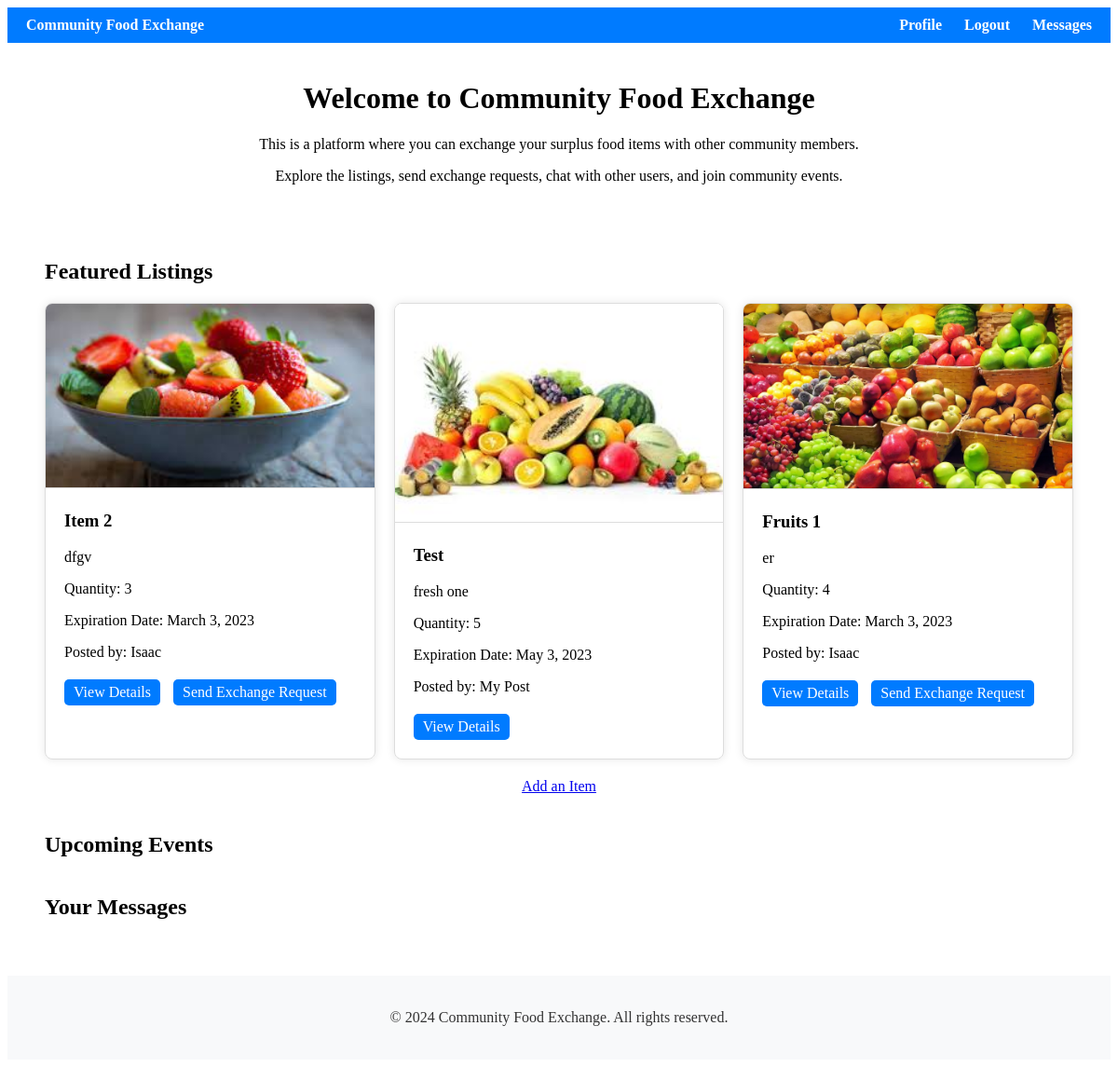
/accounts/ (signed in), run on the app's committed database.
### listings/models.py (models this page shows, shortened)
class Listing(models.Model):
    user = models.ForeignKey(User, on_delete=models.CASCADE)
    item_name = models.CharField(max_length=100)
    description = models.TextField()
    quantity = models.PositiveIntegerField()
    expiration_date = models.DateField()
    created_at = models.DateTimeField(auto_now_add=True)
    image = models.ImageField(upload_to=listing_image_path)

### accounts/views.py (the view)
# urls.py: path('', home, name='home'),
@login_required
def home(request):
    featured_listings = Listing.objects.all()  # Fetch all listings
    upcoming_events = []  # Assuming you have logic to retrieve upcoming events
    unread_messages_count = Message.objects.filter(conversation__participants=request.user, is_read=False).count()
    exchange_requests = ExchangeRequest.objects.filter(receiver=request.user)  # Fetch exchange requests
    action_message = request.session.pop('action_message', None)  # Get action message from session
    return render(request, 'accounts/home.html', {'featured_listings': featured_listings, 'upcoming_events': upcoming_events, 'unread_messages_count': unread_messages_count, 'exchange_requests': exchange_requests, 'action_message': action_message})

### accounts/templates/accounts/home.html (shortened to what this page needs)
{% extends 'accounts/base.html' %}
{% load static %}
{% block content %}
<div class="hero-section">
    <h1>Welcome to Community Food Exchange</h1>
    <p>This is a platform where you can exchange your surplus food items with other community members.</p>
    <p>Explore the listings, send exchange requests, chat with other users, and join community events.</p>
</div>
<div class="container">
    <section class="listings-section">
        <h2>Featured Listings</h2>
        <div class="listings-grid">
            {% for listing in featured_listings %}
            <div class="listing-card">
                <img src="{{ listing.image.url }}" alt="{{ listing.item_name }}">
                <div class="listing-details">
                    <h3>{{ listing.item_name }}</h3>
                    <p>{{ listing.description }}</p>
                    <p>Quantity: {{ listing.quantity }}</p>
                    <p>Expiration Date: {{ listing.expiration_date }}</p>
                    <p>Posted by: {% if user == listing.user %}My Post{% else %}{{ listing.user.username }}{% endif %}</p>
                    <div class="actions">
                        <a href="{% url 'listing_detail' listing.id %}">View Details</a>
                        {% if user.is_authenticated and user != listing.user %}
                            <a href="{% url 'send_exchange_request' listing.id %}">Send Exchange Request</a>
                        {% endif %}
                    </div>
                </div>
            </div>
            {% endfor %}
        </div>
        <div class="create-listing">
            <a href="{% url 'listing_create' %}"> Add an Item</a>
        </div>
    </section>
    <section class="events-section">
        <h2>Upcoming Events</h2>
    </section>
    <section class="latest-messages-section">
        <h2>Your Messages</h2>
    </section>
</div>
{% endblock %}

### accounts/static/css/style.css (style rules this page uses)
.container { max-width: 1200px; margin: 0 auto; padding: 20px; }
.hero-section { text-align: center; margin-bottom: 40px; }
.listings-section { margin-bottom: 40px; }
.listings-grid { display: grid; grid-template-columns: repeat(auto-fit, minmax(250px, 1fr)); grid-gap: 20px; }
.listing-card { border: 1px solid #ddd; border-radius: 8px; overflow: hidden; box-shadow: 0 0 10px rgba(0, 0, 0, 0.1); }
.listing-card img { width: 100%; height: auto; border-bottom: 1px solid #ddd; }
.listing-details { padding: 20px; }
.listing-details h3 { margin-top: 0; }
.actions { margin-top: 20px; }
.actions a { display: inline-block; margin-right: 10px; padding: 5px 10px; background-color: #007bff; color: #fff; text-decoration: none; border-radius: 5px; }
.create-listing { text-align: center; margin-top: 20px; }
.events-section { margin-bottom: 40px; }

### accounts/templates/accounts/base.html (style rules this page uses)
.container { max-width: 1200px; margin: 0 auto; padding: 20px; }

### data on the page
Listing: image (picture), item_name "Item 2", description "dfgv", quantity "3", expiration_date "March 3, 2023", user.username "Isaac", shows "Send Exchange Request"
Listing: image (picture), item_name "Test", description "fresh one", quantity "5", expiration_date "May 3, 2023", shows "My Post"
Listing: image (picture), item_name "Fruits 1", description "er", quantity "4", expiration_date "March 3, 2023", user.username "Isaac", shows "Send Exchange Request"
